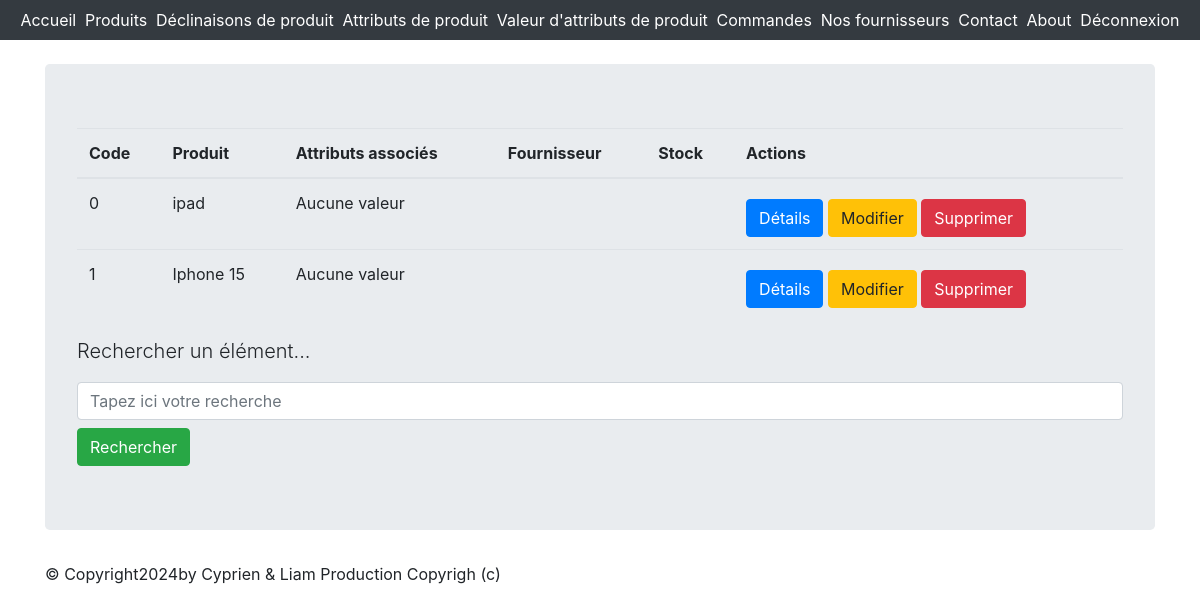
The app's page /monapp/product-items/ (signed in) with its own data.
### monapp/models.py (models this page shows, shortened)
class ProductItem(models.Model):
    class Meta:
        verbose_name = "Déclinaison Produit"
    color = models.CharField(max_length=100)
    code = models.CharField(max_length=10, null=True, blank=True, unique=True)
    product = models.ForeignKey("Product", on_delete=models.CASCADE)
    attributes = models.ManyToManyField(
        "ProductAttributeValue", related_name="product_item", blank=True
    )

class Product(models.Model):
    name = models.CharField(max_length=100)
    code = models.CharField(max_length=10, null=True, blank=True, unique=True)
    price_ht = models.DecimalField(max_digits=8, decimal_places=2, null=True, blank=True, verbose_name="Prix unitaire HT")
    price_ttc = models.DecimalField(max_digits=8, decimal_places=2, null=True, blank=True, verbose_name="Prix unitaire TTC")
    status = models.SmallIntegerField(choices=PRODUCT_STATUS, default=0)
    date_creation = models.DateTimeField(blank=True, verbose_name="Date création", default=timezone.now)
    stock = models.IntegerField(default=0)
    suppliers = models.ManyToManyField('Supplier', through='ProductSupplier')

### monapp/views.py (the view)
# urls.py: path("product-items/", ProductItemListView.as_view(), name="product-item-list"),
class ProductItemListView(ListView):
    model = ProductItem
    template_name = "monapp/list_product_items.html"
    context_object_name = "productitems"
    def get_queryset(self):
        query = self.request.GET.get("search")
        if query:
            return ProductItem.objects.filter(color__icontains=query)
        return ProductItem.objects.all()
    def get_context_data(self, **kwargs):
        context = super(ProductItemListView, self).get_context_data(**kwargs)
        context["titremenu"] = "Liste des déclinaisons"
        return context

### monapp/templates/monapp/list_product_items.html (shortened to what this page needs)
{% extends 'monapp/base.html' %}
{% block contenu %}
  <table class="table">
    <thead>
      <th>Code</th>
      <th>Produit</th>
      <th>Attributs associés</th>
      <th>Fournisseur</th>
      <th>Stock</th>
      <th>Actions</th>
    </thead>
    <tbody>
      {% for item in productitems %}
        <tr>
          <td>{{ item.code }}</td>
          <td>{{ item.product.name }}</td>
          <td>
            {% for attribute in item.attributes.all %}
              <p>{{ attribute.product_attribute.name }} : {{ attribute.value }}</p>
            {% empty %}
              <p>Aucune valeur</p>
            {% endfor %}
          </td>
          <td>{{ item.supplier.name }}</td>
          <td>{{ item.stock }}</td>
          <td>
            <a href="{% url 'product-item-detail' item.id %}" class="btn btn-primary mt-2">Détails</a>
            <a href="{% url 'product-item-update' item.id %}" class="btn btn-warning mt-2">Modifier</a>
            <a href="{% url 'product-item-delete' item.id %}" class="btn btn-danger mt-2">Supprimer</a>
          </td>
        </tr>
      {% endfor %}
    </tbody>
  </table>
  <p class="lead mb-3 ml-0">Rechercher un élément...</p>
  <form method="GET" action="">
    <input class="form-control" type="text" name="search" placeholder="Tapez ici votre recherche" value="{{ request.GET.search }}" />
    <button type="submit" class="btn btn-success mt-2">Rechercher</button>
  </form>
{% endblock %}

### records on screen
ProductItem: code "0", product.name "ipad"
ProductItem: code "1", product.name "Iphone 15"
